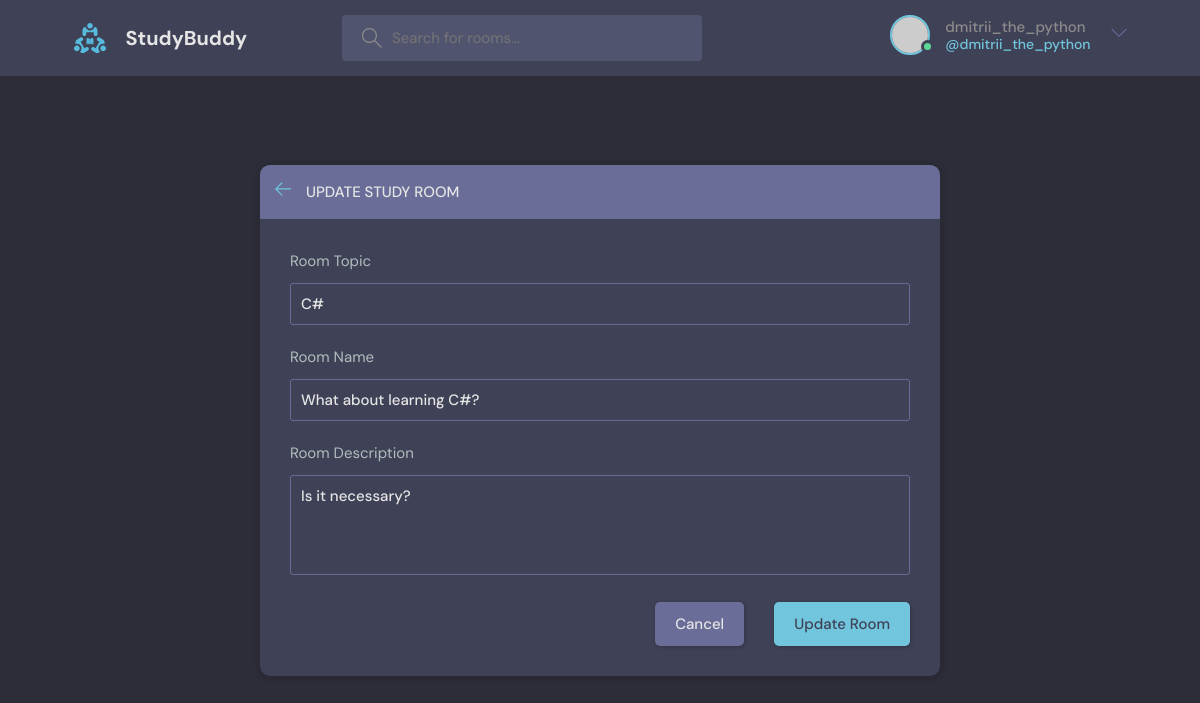
The app's page /update-room/14 (signed in) with its own data.
### base/models.py (models this page shows, shortened)
class Room(models.Model):
    host = models.ForeignKey(User, on_delete=models.SET_NULL, null=True)
    topic = models.ForeignKey(Topic, on_delete=models.SET_NULL, null=True)
    name = models.CharField(max_length=200)
    description = models.TextField(null=True, blank=True)
    participants = models.ManyToManyField(User, related_name='participants', blank=True)
    updated = models.DateTimeField(auto_now=True)
    created = models.DateTimeField(auto_now_add=True)
    class Meta:
        ordering = ['-updated', '-created']

class Topic(models.Model):
    name = models.CharField(max_length=200)
    def __str__(self):
        return self.name

### base/views.py (the view, shortened to what this page needs)
# urls.py: path('update-room/<int:pk>', views.update_room, name='update-room'),
@login_required(login_url='login')
def update_room(request, pk):
    room = get_object_or_404(Room, pk=pk)
    form = RoomForm(instance=room)
    topics = Topic.objects.all()
    if request.user != room.host:
        return HttpResponse("It's not your Room!")
    action = 'Update'
    context = {
        'form': form,
        'action': action,
        'topics': topics,
        'room': room,
    }
    return render(request, 'base/room_form.html', context=context)

### base/forms.py
class RoomForm(ModelForm):
    class Meta:
        model = Room
        fields = '__all__'
        exclude = [
            'host',
            'participants',
        ]

### base/templates/base/room_form.html (shortened to what this page needs)
{% extends 'base/main.html' %}
{% block content %}
    <main class="create-room layout">
        <div class="container">
            <div class="layout__box">
                <div class="layout__boxHeader">
                    <div class="layout__boxTitle">
                        <a href="{% url 'home' %}">
                            <svg version="1.1" xmlns="http://www.w3.org/2000/svg" width="32" height="32"
                                 viewBox="0 0 32 32">
                                <title>arrow-left</title>
                                <path
                                        d="M13.723 2.286l-13.723 13.714 13.719 13.714 1.616-1.611-10.96-10.96h27.625v-2.286h-27.625l10.965-10.965-1.616-1.607z">
                                </path>
                            </svg>
                        </a>
                        <h3>{{ action }} Study Room</h3>
                    </div>
                </div>
                <div class="layout__body">
                    <form class="form" method="POST" action="">
                        <div class="form__group">
                            <label for="room_topic">Room Topic</label>
                            <input required type="text" value="{{ room.topic.name }}" name="topic" list="topic-list" />
                        </div>
                        <div class="form__group">
                            <label for="room_name">Room Name</label>
                            {{ form.name }}
                        </div>
                        <div class="form__group">
                            <label for="room_description">Room Description</label>
                            {{ form.description }}
                        </div>
                        <div class="form__action">
                            <a class="btn btn--dark" href="{% url 'home' %}">Cancel</a>
                            <button class="btn btn--main" type="submit">{{ action }} Room</button>
                        </div>
                    </form>
                </div>
            </div>
        </div>
    </main>
{% endblock content %}

### base/templates/base/navbar.html (shortened to what this page needs)
{% load static %}
<header class="header header--loggedIn">
    <div class="container">
        <a href="{% url 'home' %}" class="header__logo">
            <img src="{% static 'base/assets/logo.svg' %}" alt=""/>
            <h1>StudyBuddy</h1>
        </a>
        <form class="header__search" method="GET" action="{% url 'home' %}">
            <label>
                <input type="text" name="q" placeholder="Search for rooms..."/>
            </label>
        </form>
        <nav class="header__menu">
            {% if not request.user.is_authenticated %}
                <a href="{% url 'login' %}">
                    <img src="{% static 'base/assets/avatar.svg' %}" alt=""/>
                    <p>Login</p>
                </a>
            {% else %}
                <div class="header__user">
                    <a href="{% url 'user-profile' request.user.id %}">
                        <div class="avatar avatar--medium active">
                            <img src="https://randomuser.me/api/portraits/men/37.jpg" alt=""/>
                        </div>
                        <p>{{ request.user.username }} <span>@{{ request.user.username }}</span></p>
                    </a>
                    <button class="dropdown-button">
                        <svg version="1.1" xmlns="http://www.w3.org/2000/svg" width="32" height="32"
                             viewBox="0 0 32 32">
                            <title>chevron-down</title>
                            <path d="M16 21l-13-13h-3l16 16 16-16h-3l-13 13z"></path>
                        </svg>
                    </button>
                </div>
            {% endif %}
        </nav>
    </div>
</header>

### records on screen
Room: topic "C#", name "What about learning C#?", description "Is it necessary?"

### other values on screen
{{ request.user.username }} "dmitrii_the_python"
{{ action }} "UPDATE"
{{ action }} "Update"
